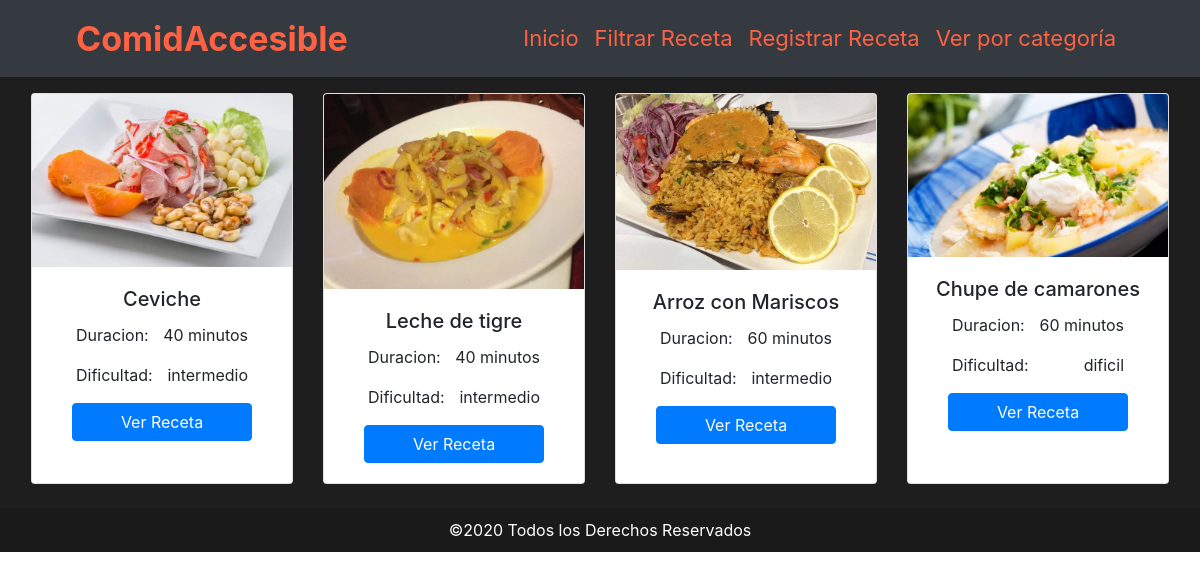
The page /mostrar_plato_categoria.php?id=15 on the database its author committed.
### tables this page shows
CREATE TABLE `plato` (
  `IdPlato` int(11) NOT NULL,
  `NombrePlato` varchar(50) NOT NULL,
  `Descripción` text NOT NULL,
  `Duracion` int(11) NOT NULL,
  `Dificultad` varchar(20) NOT NULL,
  `Foto` varchar(600) NOT NULL,
  `Pasos` longtext NOT NULL,
  `IdCategoria` int(11) NOT NULL
);

### mostrar_plato_categoria.php (the view, shortened to what this page needs)
<?php
    include 'partes/conexion.php';
    $idCategoria= $_GET["id"];
    $sentencia_plato = "SELECT * FROM plato where IdCategoria = $idCategoria";
    $sentencia=$db->query($sentencia_plato);
    $plato= $sentencia->fetchAll();
?>
<!DOCTYPE html>
<html lang="en">
<head>
    <link rel="stylesheet" href="hojaestilo/estilodepagina.css">
    <link rel="stylesheet" href="https://cdn.jsdelivr.net/npm/bootstrap@4.5.3/dist/css/bootstrap.min.css">
</head>
<body>
    <?php include 'partes/header.php'?>
    <div class="row row-cols-1 row-cols-md-4 w-100 mr-0 ml-0 pr-3 pl-3 pt-3" style="background-color:#1e1e1e">
        <?php foreach($plato as $p){ ?>
            <div class="col mb-4">
                <div class="card h-100">
                    <img src="<?php echo $p["Foto"]; ?>" class="alto card-img-top " alt="...">
                    <div class="card-body" style="text-align:center">
                        <h5 class="card-title"><?php echo $p["NombrePlato"]; ?></h5>
                        <div class="pl-4 pr-4"style="display: flex; justify-content:space-between">
                            <p class="card-text">Duracion: </p>
                            <p class="card-text"><?php echo $p["Duracion"]; ?> minutos</p>
                        </div>
                        <div class="pl-4 pr-4"style="display: flex; justify-content:space-between">
                            <p class="card-text">Dificultad: </p>
                            <p class="card-text"><?php echo $p["Dificultad"]; ?></p>
                        </div>
                        <div>
                            <form action="visualizar_receta.php" method="get">
                                <button type="submit"class="btn btn-primary pl-5 pr-5" >Ver Receta</button>
                            </form>
                        </div>
                    </div>
                </div>
            </div>
        <?php }?>
    </div>
    <?php include 'partes/footer.php'?>
</body>
</html>

### hojaestilo/estilodepagina.css (style rules this page uses)
.alto { max-height:320px; }

### rows shown on the page
plato: Foto (picture), NombrePlato "Ceviche", Duracion "40", Dificultad "intermedio"
plato: Foto (picture), NombrePlato "Leche de tigre", Duracion "40", Dificultad "intermedio"
plato: Foto (picture), NombrePlato "Arroz con Mariscos", Duracion "60", Dificultad "intermedio"
plato: Foto (picture), NombrePlato "Chupe de camarones", Duracion "60", Dificultad "dificil"
